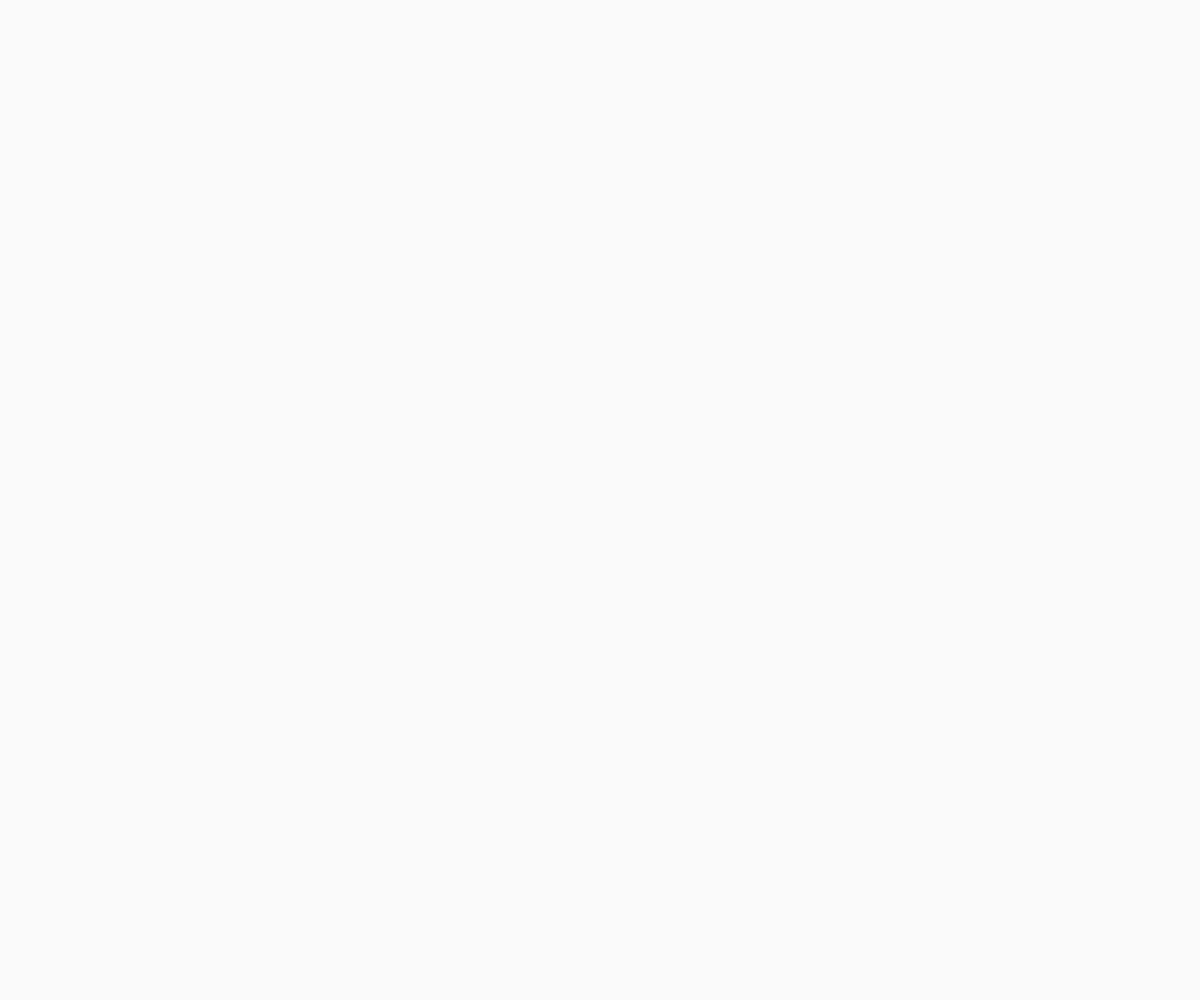
Frame 1 (no input)
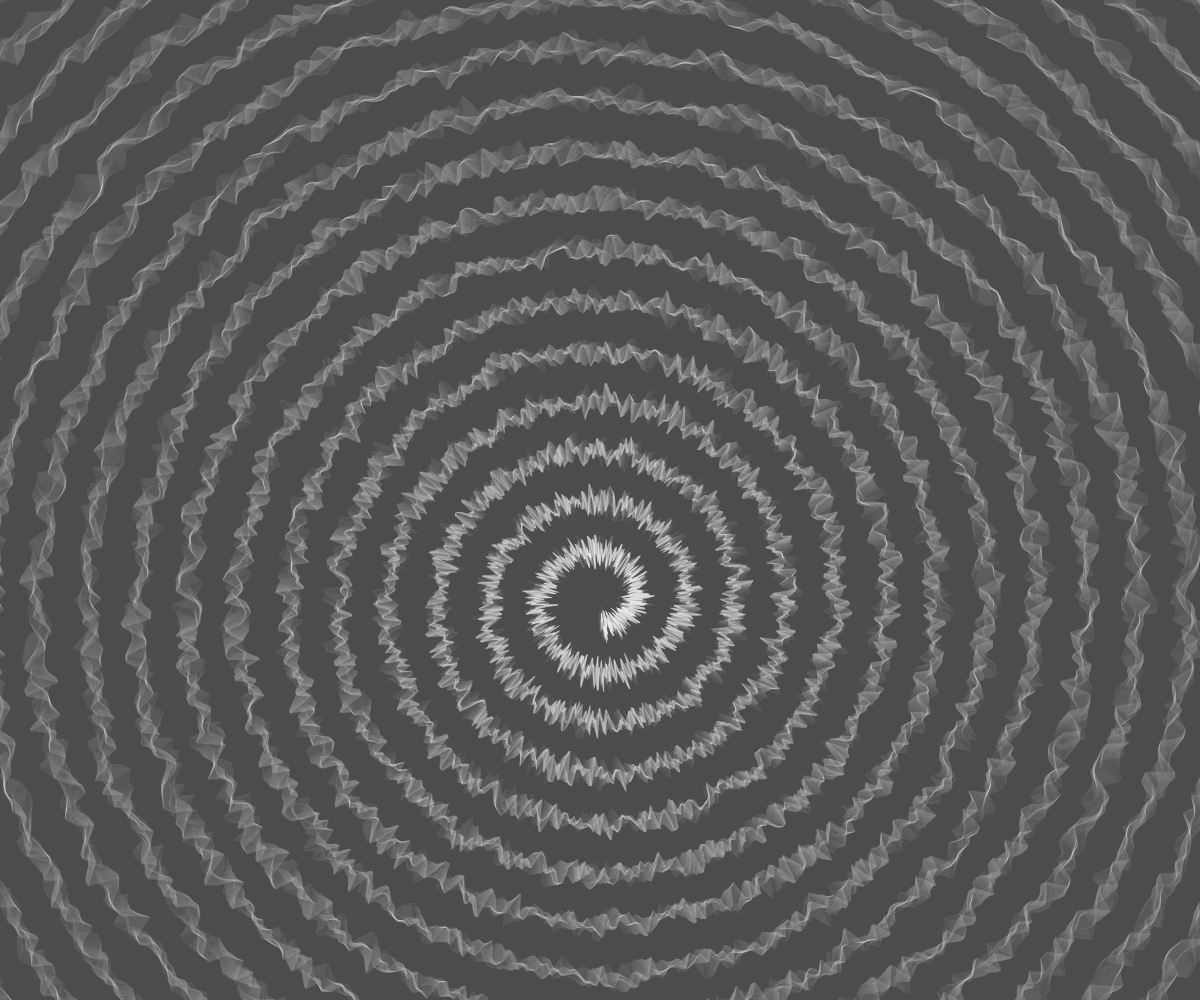
Frame 60 (no input)
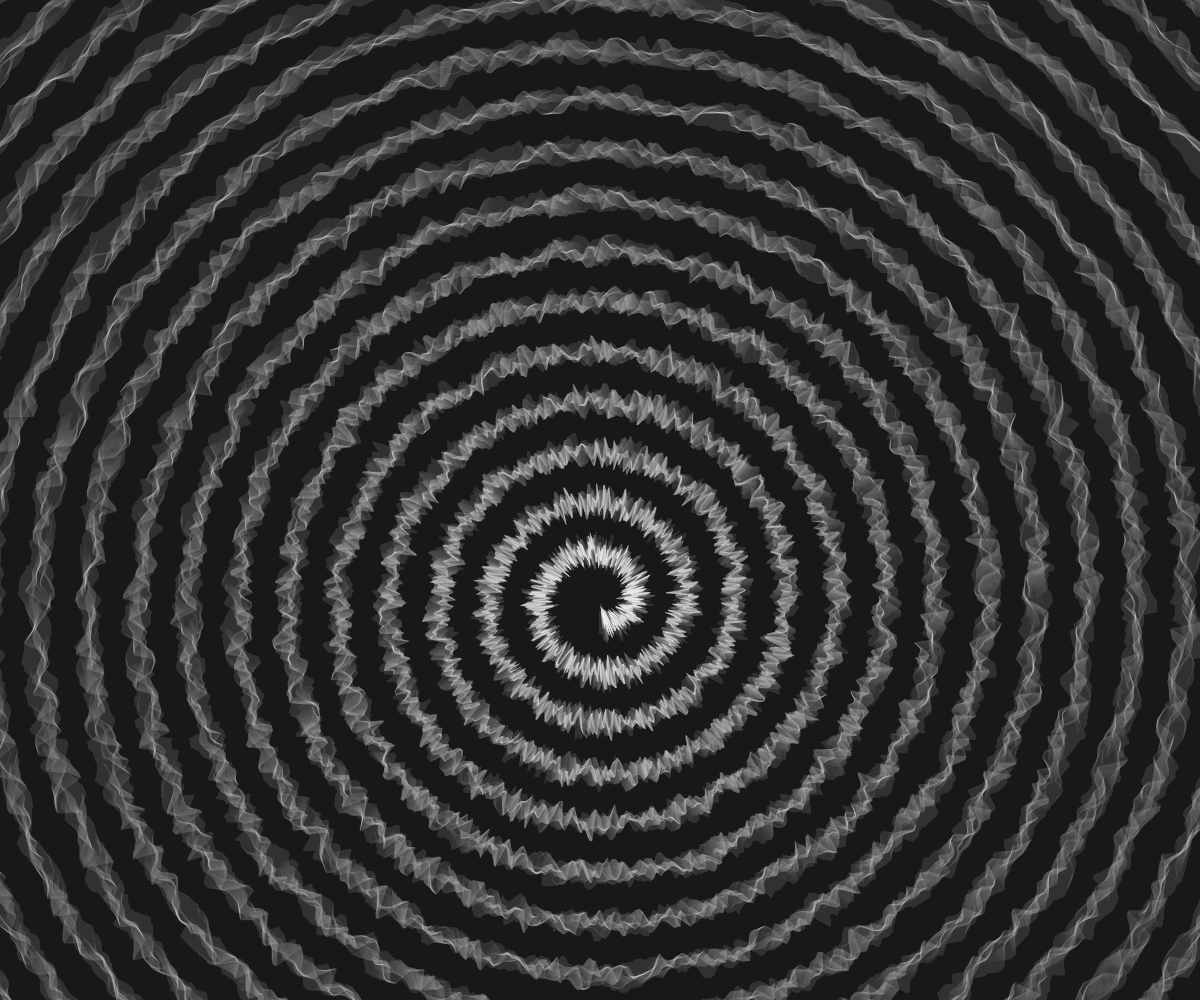
Frame 120 (the mouse pressed at the canvas centre since frame 60)

The p5.js sketch that drew these frames (run headless with seeded random() and noise() and a simulated clock; from frame 60 on, the mouse is pressed at the canvas centre):

// p5.js sketch
// ── sketch.js
function setup() {
	const canvas = createCanvas(windowWidth, windowHeight);
	canvas.position(0, 0);

	noFill();
	strokeWeight(0.5);
	stroke(256, 50);

	// add window resize listener, debounce it
	let resizeTimer;
	window.addEventListener('resize', () => {
		clearTimeout(resizeTimer);
		resizeTimer = setTimeout(() => {
			resizeCanvas(windowWidth, windowHeight);
			background(0);
		}, 250);
	});
}

function draw() {
	background(0, 5);
	let s = Math.max(width, height);
	beginShape();
	let t = millis() * 0.5;
	let num = 10000,
		scl = 150; //(Math.sin(t * 0.0001) + 1) * 500 + 10;
	for (let i = 0; i < num; i++) {
		let r = (i / num) * s + noise(i * 20, millis() * 0.001) * 50;
		let x = Math.sin((i / num) * scl + t * 0.00014) * r + s / 2;
		let y = Math.cos((i / num) * scl + t * 0.00015) * r + s / 2;
		vertex(x, y);
	}
	endShape();
}
